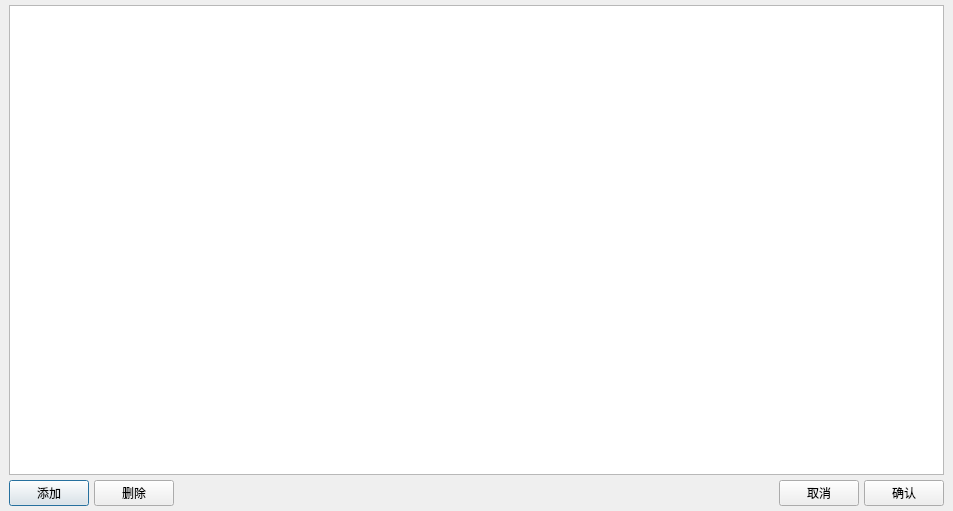
<?xml version="1.0" encoding="UTF-8"?>
<ui version="4.0">
 <class>ImageSetDialog</class>
 <widget class="QDialog" name="ImageSetDialog">
  <property name="geometry">
   <rect>
    <x>0</x>
    <y>0</y>
    <width>953</width>
    <height>511</height>
   </rect>
  </property>
  <property name="windowTitle">
   <string>Dialog</string>
  </property>
  <property name="windowIcon">
   <iconset resource="../Res.qrc">
    <normaloff>:/images/images/opt.ico</normaloff>:/images/images/opt.ico</iconset>
  </property>
  <layout class="QGridLayout" name="gridLayout">
   <property name="leftMargin">
    <number>9</number>
   </property>
   <property name="topMargin">
    <number>5</number>
   </property>
   <property name="rightMargin">
    <number>9</number>
   </property>
   <property name="bottomMargin">
    <number>5</number>
   </property>
   <property name="spacing">
    <number>5</number>
   </property>
   <item row="0" column="0">
    <widget class="QTableWidget" name="tableWidget"/>
   </item>
   <item row="1" column="0">
    <layout class="QHBoxLayout" name="horizontalLayout">
     <item>
      <widget class="QPushButton" name="btnAdd">
       <property name="text">
        <string>添加</string>
       </property>
      </widget>
     </item>
     <item>
      <widget class="QPushButton" name="btnDelete">
       <property name="text">
        <string>删除</string>
       </property>
      </widget>
     </item>
     <item>
      <spacer name="horizontalSpacer">
       <property name="orientation">
        <enum>Qt::Horizontal</enum>
       </property>
       <property name="sizeHint" stdset="0">
        <size>
         <width>278</width>
         <height>20</height>
        </size>
       </property>
      </spacer>
     </item>
     <item>
      <widget class="QPushButton" name="btnCancel">
       <property name="text">
        <string>取消</string>
       </property>
      </widget>
     </item>
     <item>
      <widget class="QPushButton" name="btnOk">
       <property name="text">
        <string>确认</string>
       </property>
      </widget>
     </item>
    </layout>
   </item>
  </layout>
 </widget>
 <resources>
  <include location="../Res.qrc"/>
 </resources>
 <connections/>
</ui>
